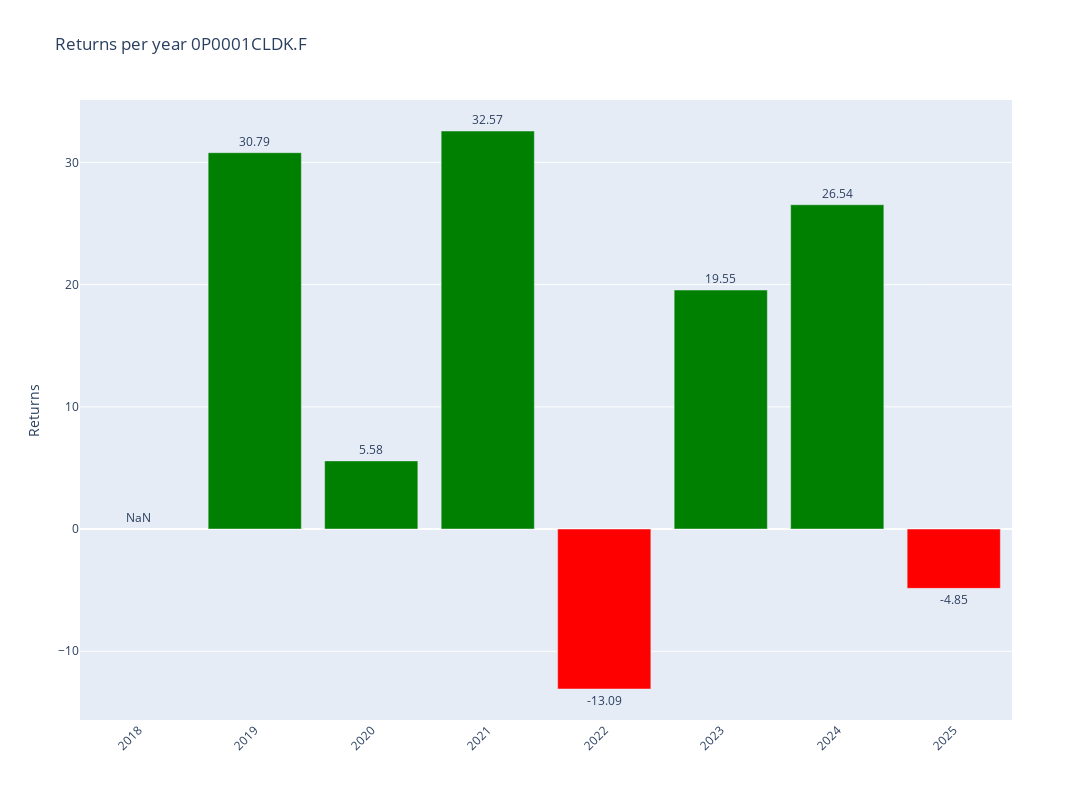

The notebook cell saved with this chart:
### Code cell
# Plotly
fig = make_subplots()

# Add colors
colors = ['green' if x >= 0 else 'red' for x in annual_data['Return']]

# Graph (1,1)
fig.add_trace(go.Bar(y=annual_data['Return'],x=annual_data['Return'].index,text=round(annual_data['Return'],2),textposition='outside',marker_color=colors,hoverinfo='skip'),row=1,col=1)

# Update xaxis properties
fig.update_yaxes(title_text="Returns", row=1, col=1)

fig.update_layout(xaxis=dict(tickvals=annual_data.index,tickangle=-45),height=800, width=1300,title=f"Returns per year {ticker}")

fig.show()

### Figure 1 — Plotly figure (JSON) as saved in the notebook; plotly's stock layout.template omitted (floating-point values rounded to 4 significant figures)
{"data": [{"hoverinfo": "skip", "marker": {"color": ["red", "green", "green", "green", "red", "green", "green", "red"]}, "text": [NaN, 30.79, 5.58, 32.57, -13.09, 19.55, 26.54, -4.85], "textposition": "outside", "type": "bar", "x": [2018, 2019, 2020, 2021, 2022, 2023, 2024, 2025], "xaxis": "x", "y": [NaN, 30.79, 5.577, 32.57, -13.09, 19.55, 26.54, -4.853], "yaxis": "y"}], "layout": {"height": 800, "title": {"text": "Returns per year 0P0001CLDK.F"}, "width": 1300, "xaxis": {"anchor": "y", "domain": [0, 1], "tickangle": -45, "tickvals": [2018, 2019, 2020, 2021, 2022, 2023, 2024, 2025]}, "yaxis": {"anchor": "x", "domain": [0, 1], "title": {"text": "Returns"}}}}
